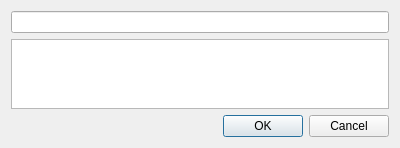
<?xml version="1.0" encoding="UTF-8"?>
<ui version="4.0">
 <class>ExpressionDialog</class>
 <widget class="QDialog" name="ExpressionDialog">
  <property name="geometry">
   <rect>
    <x>0</x>
    <y>0</y>
    <width>400</width>
    <height>142</height>
   </rect>
  </property>
  <property name="windowTitle">
   <string>Dialog</string>
  </property>
  <property name="styleSheet">
   <string notr="true">*[mandatoryField=&quot;true&quot;] { background-color: rgb(88, 88, 88) }</string>
  </property>
  <layout class="QVBoxLayout" name="verticalLayout_2">
   <item>
    <layout class="QVBoxLayout" name="verticalLayout">
     <item>
      <widget class="QLineEdit" name="ExpressionEdit"/>
     </item>
     <item>
      <widget class="QGraphicsView" name="EquationGraphicsView"/>
     </item>
    </layout>
   </item>
   <item>
    <widget class="QDialogButtonBox" name="buttonBox">
     <property name="orientation">
      <enum>Qt::Horizontal</enum>
     </property>
     <property name="standardButtons">
      <set>QDialogButtonBox::Cancel|QDialogButtonBox::Ok</set>
     </property>
    </widget>
   </item>
  </layout>
 </widget>
 <resources/>
 <connections>
  <connection>
   <sender>buttonBox</sender>
   <signal>accepted()</signal>
   <receiver>ExpressionDialog</receiver>
   <slot>accept()</slot>
   <hints>
    <hint type="sourcelabel">
     <x>248</x>
     <y>254</y>
    </hint>
    <hint type="destinationlabel">
     <x>157</x>
     <y>274</y>
    </hint>
   </hints>
  </connection>
  <connection>
   <sender>buttonBox</sender>
   <signal>rejected()</signal>
   <receiver>ExpressionDialog</receiver>
   <slot>reject()</slot>
   <hints>
    <hint type="sourcelabel">
     <x>316</x>
     <y>260</y>
    </hint>
    <hint type="destinationlabel">
     <x>286</x>
     <y>274</y>
    </hint>
   </hints>
  </connection>
 </connections>
</ui>
